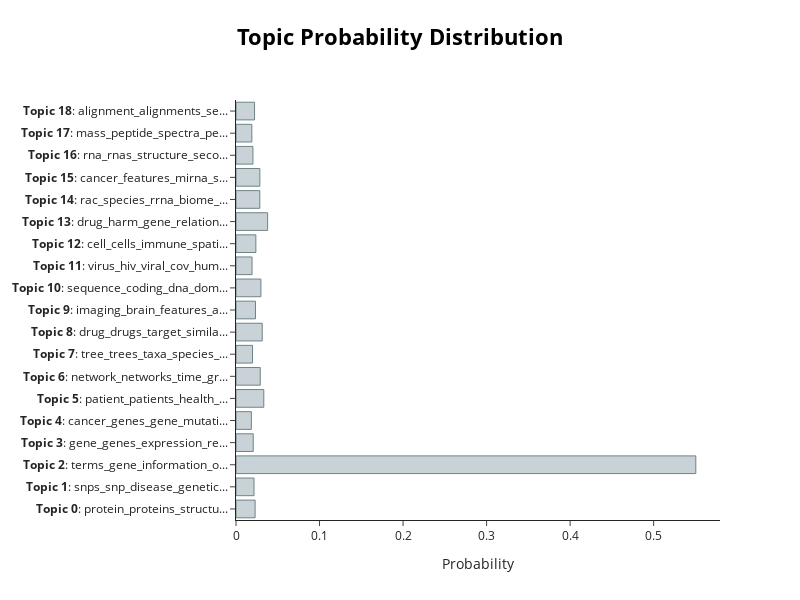

Notebook code cell kept with this figure:
### Code cell
topic_model.visualize_distribution(probs[200])

### Figure 1 — Plotly figure (JSON) as saved in the notebook; plotly's stock layout.template omitted (floating-point values rounded to 4 significant figures)
{"data": [{"marker": {"color": "#C8D2D7", "line": {"color": "#6E8484", "width": 1}}, "orientation": "h", "type": "bar", "x": [0.0229, 0.02157, 0.5505, 0.02061, 0.01841, 0.03329, 0.02903, 0.01977, 0.03142, 0.02331, 0.02982, 0.01923, 0.02376, 0.03787, 0.02852, 0.02855, 0.02029, 0.01895, 0.02222], "y": ["<b>Topic 0</b>: protein_proteins_structu...", "<b>Topic 1</b>: snps_snp_disease_genetic...", "<b>Topic 2</b>: terms_gene_information_o...", "<b>Topic 3</b>: gene_genes_expression_re...", "<b>Topic 4</b>: cancer_genes_gene_mutati...", "<b>Topic 5</b>: patient_patients_health_...", "<b>Topic 6</b>: network_networks_time_gr...", "<b>Topic 7</b>: tree_trees_taxa_species_...", "<b>Topic 8</b>: drug_drugs_target_simila...", "<b>Topic 9</b>: imaging_brain_features_a...", "<b>Topic 10</b>: sequence_coding_dna_dom...", "<b>Topic 11</b>: virus_hiv_viral_cov_hum...", "<b>Topic 12</b>: cell_cells_immune_spati...", "<b>Topic 13</b>: drug_harm_gene_relation...", "<b>Topic 14</b>: rac_species_rrna_biome_...", "<b>Topic 15</b>: cancer_features_mirna_s...", "<b>Topic 16</b>: rna_rnas_structure_seco...", "<b>Topic 17</b>: mass_peptide_spectra_pe...", "<b>Topic 18</b>: alignment_alignments_se..."]}], "layout": {"height": 600, "hoverlabel": {"bgcolor": "white", "font": {"family": "Rockwell", "size": 16}}, "title": {"font": {"color": "Black", "size": 22}, "text": "<b>Topic Probability Distribution</b>", "x": 0.5, "xanchor": "center", "y": 0.95, "yanchor": "top"}, "width": 800, "xaxis": {"title": {"text": "Probability"}}}}
